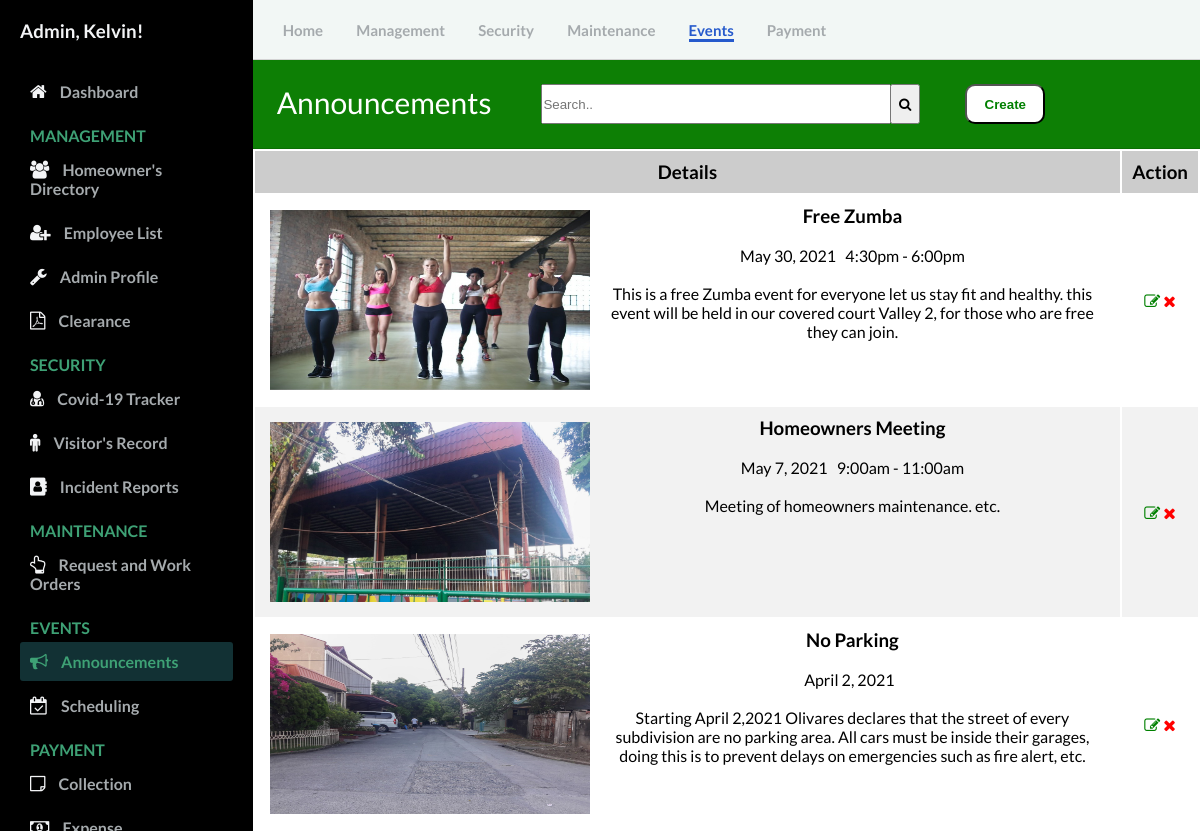
The app's page /admin/announcement.php (signed in) with its own data.
### tables this page shows
CREATE TABLE `announcements` (
  `id` int(11) NOT NULL,
  `image` varchar(200) NOT NULL,
  `agenda` varchar(50) NOT NULL,
  `date` varchar(50) NOT NULL,
  `time` varchar(20) NOT NULL,
  `details` text NOT NULL
);

### admin/controllers/function.php (called while the page is built, shortened)
<?php
function check_login($conn) {
	if(isset($_SESSION['user_id'])) {
		$id = $_SESSION['user_id'];
		$query = "SELECT * FROM admin WHERE user_id = '$id' limit 1";
		$result = mysqli_query($conn, $query);
		if($result && mysqli_num_rows($result) > 0) {
			$user_data = mysqli_fetch_assoc($result);
			return $user_data;
		}
	}
	die;
}

### admin/announcement.php (the view, shortened to what this page needs)
<?php
  include("config/connection.php");
  include("controllers/function.php");
  $user_data = check_login($conn);
?>
<!DOCTYPE html>
<html lang="en">
  <head>
    <link rel="stylesheet" href="https://stackpath.bootstrapcdn.com/font-awesome/4.7.0/css/font-awesome.min.css"/>
    <link rel="stylesheet" href="css/style.css" />
  </head>
  <body id="body">
    <div class="container">
      <nav class="navbar">
        <div class="navbar__left">
          <a href="Dashboard.php">Home</a>
          <a href="User.php">Management</a>
          <a href="covid19_tracker.php">Security</a>
          <a href="work_order.php">Maintenance</a>
          <a class="active_link" href="announcement.php">Events</a>
          <a href="invoice.php">Payment</a>
        </div>
      </nav>
      <main>
        <div class="table_contadiner">
          <div class="card-header" id="user">
            <p style="float: left; font-size: 30px;">Announcements</p>
            <form  action="#" style=" float: left;">
              <input type="search" placeholder="Search.." name="search2" id="myInput" style="width: 350px; height: 40px; margin-left: 50px;">
             <button type="submit" style="margin-left: -5px; height: 40px; width: 30px;"><i class="fa fa-search"></i></button>
            </form>
              <button id="myBtn" style="height: 40px; width: 80px; background-color: #fff; color: green; margin-left: 5%; border-radius: 10px;"><b>Create</b></button>
          </div>
<?php
  $mysqli = new mysqli('remotemysql.com', 'J5BJ2ZlQGm', 'FYAvWP4mmz', 'J5BJ2ZlQGm') or die(mysqli_error($mysqli));
  $result = $mysqli->query("SELECT * FROM announcements") or die($mysqli->error);
?>
            <table id="user" style="background-color: white; width: 100%;">
          <thead>
              <tr style="background-color: #ccc;">
                <th><h3>Details</h3></th>
                <th><h3>Action</h3></th>
              </tr>
          </thead>
        <tbody id="myTable">
        <?php
          while ($row = $result->fetch_assoc()): ?>
              <tr>
                <td>
                  <?php echo "<img src='images/".$row['image']."' >"; ?>
                  <h3><?php echo $row['agenda']; ?></h3><br>
                  <?php echo $row['date']; ?> &nbsp;
                  <?php echo $row['time']; ?> <br><br>
                  <?php echo $row['details']; ?>
                </td>
                <td colspan="2">
                  <a href="Announcement_edit.php?edit=<?php echo $row['id']; ?>"><i class="fa fa-edit text-edit" title="Update"></i></a>
                  <a href="announcement_crud.php?delete=<?php echo $row['id']; ?>" onclick="return confirm('Are you sure you want to Delete this info?');"><i class="fa fa-remove text-remove" title="Delete"></i></a></a>
                </td>
              </tr>
            <?php endwhile; ?>
          </table>
        </div>
      </main>
      <div id="sidebar">
        <div class="sidebar__title">
            <h3>Admin, <?php echo $user_data['firstname']; ?>!</h3>
        </div>
        <div class="sidebar__menu">
          <div class="sidebar__link ">
            <i class="fa fa-home"></i>
            <a href="Dashboard.php">Dashboard</a>
          </div>
          <h2>MANAGEMENT</h2>
          <div class="sidebar__link">
            <i class="fa fa-users" aria-hidden="true"></i>
            <a href="User.php">Homeowner's Directory</a>
          </div>
          <div class="sidebar__link">
            <i class="fa fa-user-plus" aria-hidden="true"></i>
            <a href="employees_record.php">Employee List</a>
          </div>
          <div class="sidebar__link">
            <i class="fa fa-wrench"></i>
            <a href="Admin_profile.php">Admin Profile</a>
          </div>
          <div class="sidebar__link">
            <i class="fa fa-file-pdf-o"></i>
            <a href="residency.php">Clearance</a>
          </div>
          <h2>SECURITY</h2>
          <div class="sidebar__link">
            <i class="fa fa-user-md"></i>
            <a href="covid19_tracker.php">Covid-19 Tracker</a>
          </div>
          <div class="sidebar__link">
            <i class="fa fa-male"></i>
            <a href="visitors_record.php">Visitor's Record</a>
          </div>
          <div class="sidebar__link">
            <i class="fa fa-address-book"></i>
            <a href="incident_record.php">Incident Reports</a>
          </div>
          <h2>MAINTENANCE</h2>
          <div class="sidebar__link ">
            <i class="fa fa-hand-o-up"></i>
            <a href="work_order.php">Request and Work Orders</a>
          </div>
          <h2>EVENTS</h2>
          <div class="sidebar__link active_menu_link">
            <i class="fa fa-bullhorn"></i>
            <a href="announcement.php">Announcements</a>
          </div>
          <div class="sidebar__link">
            <i class="fa fa-calendar-check-o"></i>
            <a href="Scheduling.php">Scheduling</a>
          </div>
          <h2>PAYMENT</h2>
          <div class="sidebar__link">
            <i class="fa fa-sticky-note-o"></i>
            <a href="invoice.php">Collection</a>
          </div>
          <div class="sidebar__link">
            <i class="fa fa-money"></i>
            <a href="expense.php">Expense</a>
          </div>
      </div>
    </div>
  </body>
</html>

### admin/css/style.css (style rules this page uses)
* { margin: 0; padding: 0; }
body { font-family: 'Lato', sans-serif; box-sizing: border-box; }
.container { display: grid; height: 100vh; grid-template-columns: 0.8fr 1fr 1fr 1fr; grid-template-rows: 0.2fr 3fr; grid-template-areas: "sidebar nav nav nav" "sidebar main main main" }
.navbar { background: #f2f7f5; grid-area: nav; height: 60px; display: flex; align-items: center; justify-content: space-between; padding: 0 30px 0 30px; border-bottom: 1px solid lightgray; }
.navbar__left > a { margin-right: 30px; text-decoration: none; color: #a5aaad; font-size: 15px; font-weight: 700; }
.navbar__left .active_link { color: #265acc; border-bottom: 3px solid #265acc; padding-bottom: 12 px; }
main { background: #f3f4f6; grid-area: main; overflow-y: auto; }
#sidebar { background: #000000; grid-area: sidebar; overflow-y: auto; padding: 20px; -webkit-transition: all 0.5s; transition: all 0.5s; }
.sidebar__title { display:flex; justify-content: space-between; align-items: center; color: #f3f4f6; margin-bottom: 30px; }
.sidebar__menu > h2 { color: #3ea175; font-size: 16px; margin-top: 15px; margin-bottom: 5px; padding: 0 10px; font-weight: 700; }
.sidebar__link { color: #f3f4f6; padding: 10px; border-radius: 3px; margin-bottom: 5px; }
.active_menu_link { background: rgba(62, 161, 171,0.3); color: #3ea175; }
.active_menu_link a { color: #3ea175 !important; }
.sidebar__link > a { text-decoration: none; color: #a5aaad; font-weight: 700; }
.sidebar__link >i { margin-right: 10px; font-size: 18px; }
#user td, #user th { padding: 10px; text-align: center; }
#user tr:nth-child(even) { background-color: #f2f2f2; }
.card-header { padding: 1.50rem; margin-bottom: 0; background-color: #0D7F05; border-bottom: 1px solid rgba(0, 0, 0, 0.125); color: #ffffff; font-size: 20px; }
.text-edit { color: green; }
.text-remove { color: red; }
* { box-sizing: border-box; }
.dropdown-content a, { color: black; padding: 12px 16px; text-decoration: none; display: block; }

### admin/announcement.php (style rules this page uses)
img { float: left; margin: 5px; width: 320px; height: 180px; }

### records on screen
announcements: image (picture), agenda "Free Zumba", date "May 30, 2021", time "4:30pm - 6:00pm", details "This is a free Zumba event for everyone let us stay fit and healthy. this event will be held in our covered court Valley 2, for those who are free they can join."
announcements: image (picture), agenda "Homeowners Meeting", date "May 7, 2021", time "9:00am - 11:00am", details "Meeting of homeowners maintenance. etc."
announcements: image (picture), agenda "No Parking", date "April 2, 2021", details "Starting April 2,2021 Olivares declares that the street of every subdivision are no parking area. All cars must be inside their garages, doing this is to prevent delays on emergencies such as fire alert, etc."

### other values on screen
$user_data['firstname'] "Kelvin"
